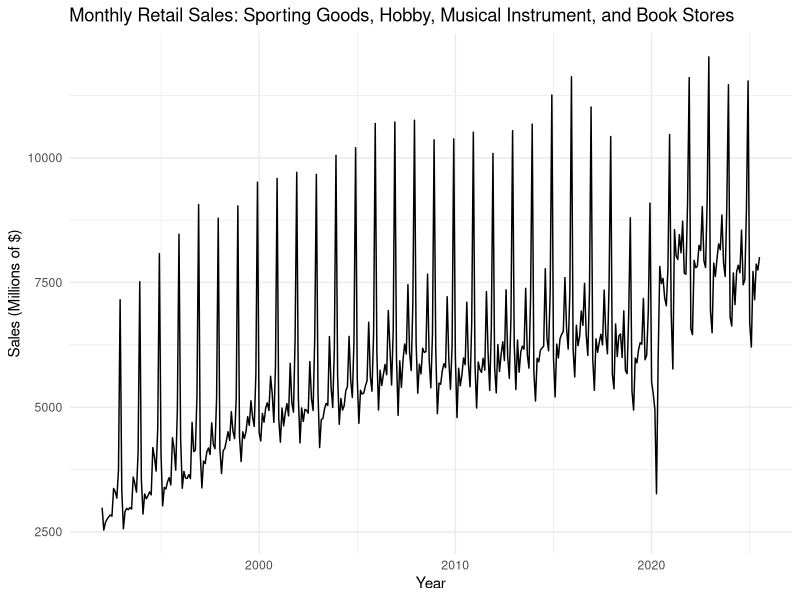
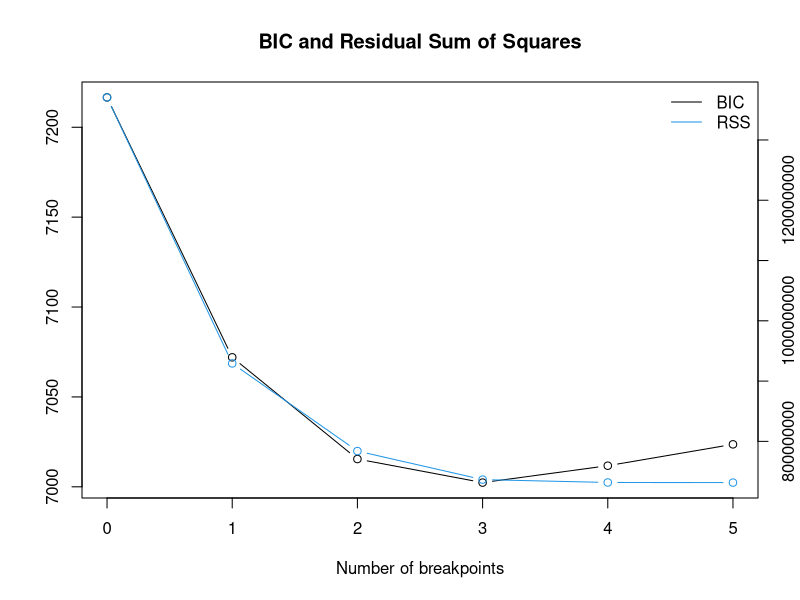
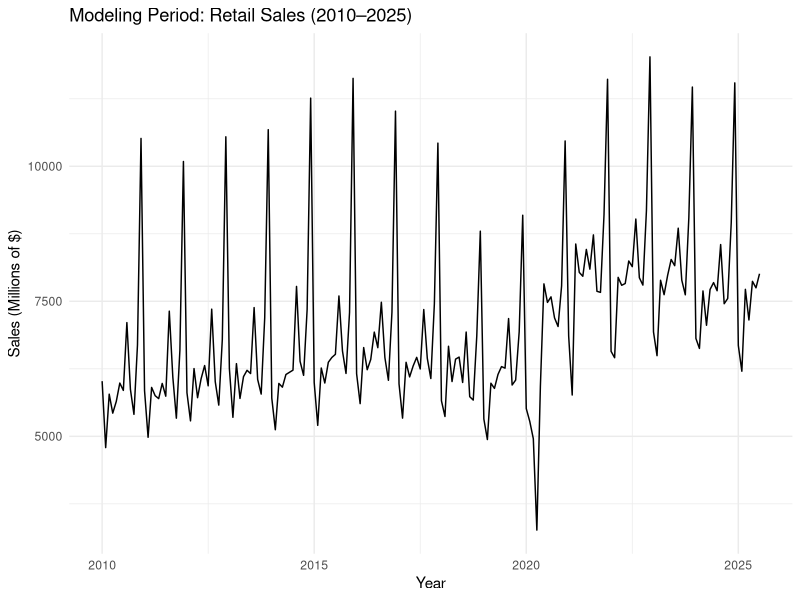
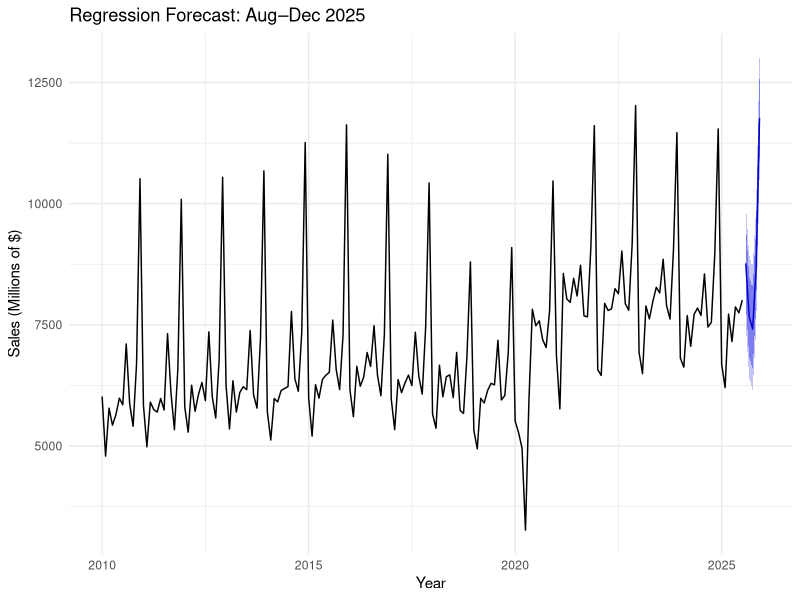
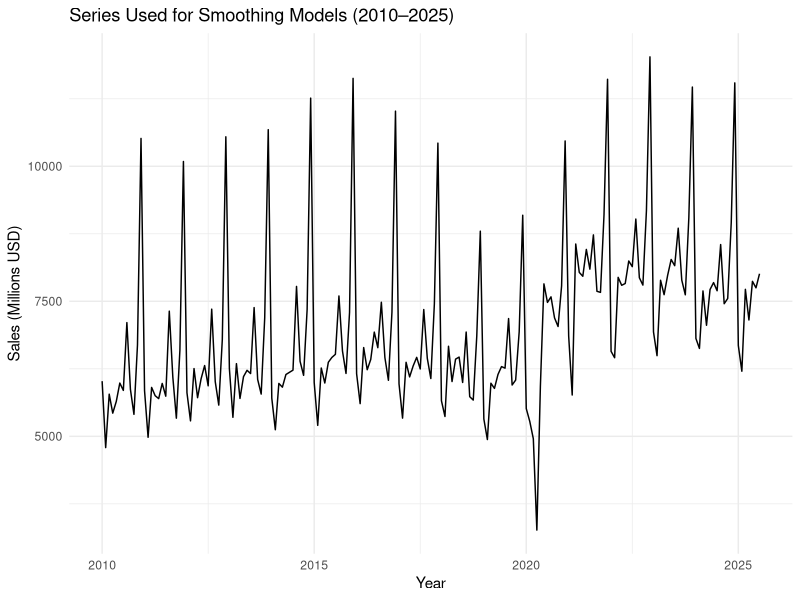
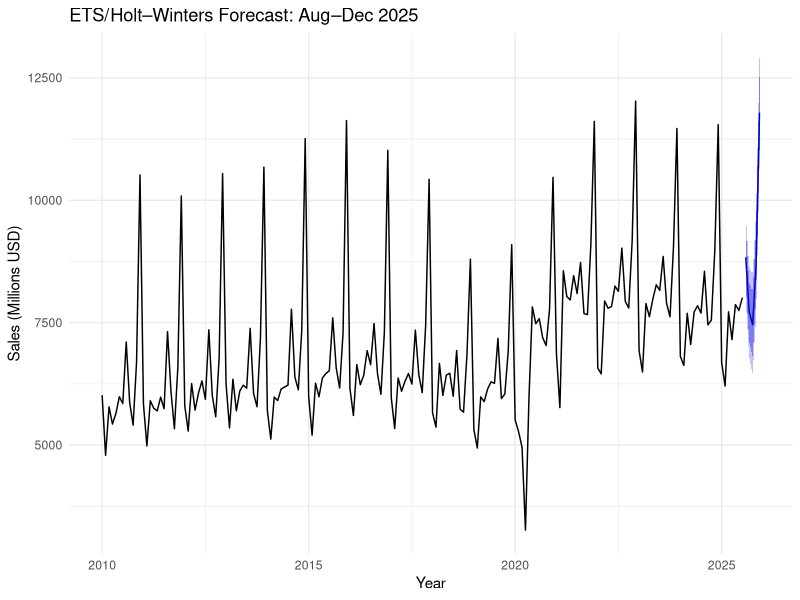

Reproduce these figures in R, in order.
## ---- chunk 1
options(scipen=999)
## ---- chunk 2
options(scipen=999)
library(readr)
library(dplyr)
library(lubridate)
library(ggplot2)
library(forecast)
library(strucchange)
library(Metrics)
library(knitr)
library(tibble)
## ---- chunk 3
fred <- read_csv("LAB_12.csv", show_col_types = FALSE) %>%
rename(
date  = observation_date,
sales = MRTSSM451USN
) %>%
mutate(
date  = as.Date(date),
year  = year(date),
month = month(date)
) %>%
arrange(date)

head(fred)
tail(fred)
summary(fred$sales)

## ---- chunk 4
# Create monthly time series object

start_year  <- min(fred$year)
start_month <- min(fred$month)

sales_ts <- ts(
fred$sales,
start     = c(start_year, start_month),
frequency = 12
)

autoplot(sales_ts) +
labs(
title = "Monthly Retail Sales: Sporting Goods, Hobby, Musical Instrument, and Book Stores",
x = "Year",
y = "Sales (Millions of $)"
) +
theme_minimal()

## ---- chunk 5
# Bai-Perron breakpoints on the full series

bp <- breakpoints(sales_ts ~ 1)
plot(bp)

breakdates(bp)
confint(bp)

## ---- chunk 6
covid_start_date <- as.Date("2020-03-01")
covid_point      <- which(fred$date == covid_start_date)

chow_test <- sctest(sales_ts ~ 1, type = "Chow", point = covid_point)
chow_test

## ---- chunk 7
fred <- fred %>%
mutate(
covid = if_else(
date >= as.Date("2020-03-01") & date <= as.Date("2021-12-01"),
1, 0
)
)

table(fred$covid)

## ---- chunk 8
model_start_year  <- 2010   # adjust if your breakpoints suggest a different recent regime
model_start_month <- 1

sales_mod_ts <- window(
sales_ts,
start = c(model_start_year, model_start_month)
)

covid_ts <- ts(
fred$covid,
start     = c(start_year, start_month),
frequency = 12
)

covid_mod_ts <- window(
covid_ts,
start = c(model_start_year, model_start_month)
)

autoplot(sales_mod_ts) +
labs(
title = "Modeling Period: Retail Sales (2010–2025)",
x = "Year",
y = "Sales (Millions of $)"
) +
theme_minimal()

## ---- chunk 9
reg_ts <- cbind(
Sales = sales_mod_ts,
Covid = covid_mod_ts
)

head(reg_ts)
tail(reg_ts)

## ---- chunk 10
cv_years <- 2017:2024   # validation years
cv_results_A <- tibble()
cv_results_B <- tibble()

for (vy in cv_years) {

# Training: from model_start_year up to year before validation year

train_ts <- window(
reg_ts,
start = c(model_start_year, model_start_month),
end   = c(vy - 1, 12)
)

# Validation: the full validation year

val_ts <- window(
reg_ts,
start = c(vy, 1),
end   = c(vy, 12)
)

train_sales <- train_ts[, "Sales"]
train_covid <- train_ts[, "Covid"]
val_sales   <- val_ts[, "Sales"]
val_covid   <- val_ts[, "Covid"]
nV          <- length(val_sales)

# --- Model A: trend + season (no COVID dummy)

modelA <- tslm(train_sales ~ trend + season)
fcstA  <- forecast(modelA, h = nV)
accA   <- forecast::accuracy(fcstA, val_sales)

cv_results_A <- bind_rows(
cv_results_A,
tibble(
Fold_Year = vy,
RMSE      = accA[2, "RMSE"],
MAPE      = accA[2, "MAPE"]
)
)

# --- Model B: trend + season + COVID dummy

# Use the multivariate ts object so tslm sees Sales, Covid, trend, and season

train_df <- train_ts
modelB   <- tslm(Sales ~ trend + season + Covid, data = train_df)

newdataB <- data.frame(
Covid = as.numeric(val_covid)
)

fcstB <- forecast(modelB, h = nV, newdata = newdataB)
accB  <- forecast::accuracy(fcstB, val_sales)

cv_results_B <- bind_rows(
cv_results_B,
tibble(
Fold_Year = vy,
RMSE      = accB[2, "RMSE"],
MAPE      = accB[2, "MAPE"]
)
)
}

kable(cv_results_A, digits = 2,
caption = "Model A (Trend + Season) – Expanding Window CV Results")

kable(cv_results_B, digits = 2,
caption = "Model B (Trend + Season + COVID Dummy) – Expanding Window CV Results")

avgA_RMSE <- mean(cv_results_A$RMSE)
avgA_MAPE <- mean(cv_results_A$MAPE)

avgB_RMSE <- mean(cv_results_B$RMSE)
avgB_MAPE <- mean(cv_results_B$MAPE)

cat("Model A Average RMSE: ", round(avgA_RMSE, 2), "\n")
cat("Model A Average MAPE (%): ", round(avgA_MAPE * 100, 2), "\n\n")

cat("Model B Average RMSE: ", round(avgB_RMSE, 2), "\n")
cat("Model B Average MAPE (%): ", round(avgB_MAPE * 100, 2), "\n")

## ---- chunk 11
final_end_year  <- 2025
final_end_month <- 7  # July 2025

sales_final_ts <- window(
sales_ts,
start = c(model_start_year, model_start_month),
end   = c(final_end_year, final_end_month)
)

covid_final_ts <- window(
covid_ts,
start = c(model_start_year, model_start_month),
end   = c(final_end_year, final_end_month)
)

reg_final_ts <- cbind(
Sales = sales_final_ts,
Covid = covid_final_ts
)

tail(reg_final_ts)

## ---- chunk 12
final_reg_model <- tslm(Sales ~ trend + season + Covid, data = reg_final_ts)
summary(final_reg_model)

## ---- chunk 13
h <- 5  # Aug–Dec 2025

future_covid <- data.frame(
Covid = rep(0, h)
)

reg_fcst <- forecast(final_reg_model, h = h, newdata = future_covid)
reg_fcst

autoplot(reg_fcst) +
labs(
title = "Regression Forecast: Aug–Dec 2025",
x = "Year",
y = "Sales (Millions of $)"
) +
theme_minimal()

## ---- chunk 14
sales_smooth_ts <- window(
  sales_ts,
  start = c(model_start_year, model_start_month),
  end   = c(final_end_year, final_end_month)
)

autoplot(sales_smooth_ts) +
  labs(
    title = "Series Used for Smoothing Models (2010–2025)",
    x = "Year", 
    y = "Sales (Millions USD)"
  ) +
  theme_minimal()
## ---- chunk 15
# Fit automatic ETS model (ZZZ searches for best structure)
smooth_fit <- ets(sales_smooth_ts)

summary(smooth_fit)

# Extract model code safely (e.g., "ETS(A,N,A)" → "ANA")
ets_code <- smooth_fit$model
ets_code


## ---- chunk 16
smooth_fcst <- forecast(smooth_fit, h = 5)
smooth_fcst

autoplot(smooth_fcst) +
  labs(
    title = "ETS/Holt–Winters Forecast: Aug–Dec 2025",
    x = "Year",
    y = "Sales (Millions USD)"
  ) +
  theme_minimal()


## ---- chunk 17
train_s <- window(sales_smooth_ts, end = c(2023, 12))

val_s <- fred %>%
  filter(year == 2024) %>%
  pull(sales) %>%
  as.numeric()

val_s <- ts(val_s, start = c(2024, 1), frequency = 12)

# Fit ETS on training (NO model argument)
smooth_eval_fit <- ets(train_s)

# Forecast 2024
smooth_eval_fcst <- forecast(smooth_eval_fit, h = 12)

# Accuracy: convert to numeric vectors
smooth_pred_vec <- as.numeric(smooth_eval_fcst$mean)
smooth_act_vec  <- as.numeric(val_s)

smooth_acc <- accuracy(smooth_pred_vec, smooth_act_vec)
smooth_acc

## ---- chunk 18
reg_fcst_df <- tibble(
Month    = seq(as.Date("2025-08-01"), by = "1 month", length.out = 5),
Forecast = as.numeric(reg_fcst$mean)
)

kable(
reg_fcst_df,
digits = 0,
col.names = c("Month", "Forecast Sales (Millions of $)"),
caption = "Preferred Model Forecast – Aug–Dec 2025"
)
